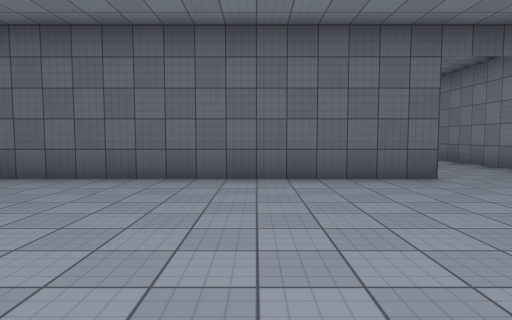
view 1 (above)

20 first-person views from a walk through a scene from a Unity 3-D project. The camera is 1.4 m above the floor, tilts 4° down and sees 75° across. The floor is counted in squares, 2 m on a side. Each view is taken from the middle of a square. On the plan, view 1 faces up. The plan holds only what a view shows up to about 10 squares ahead; the rest is blank. The place goes on beyond the plan. The player is left out. Surface patterns are stand-ins for the level's own textures.

view 2
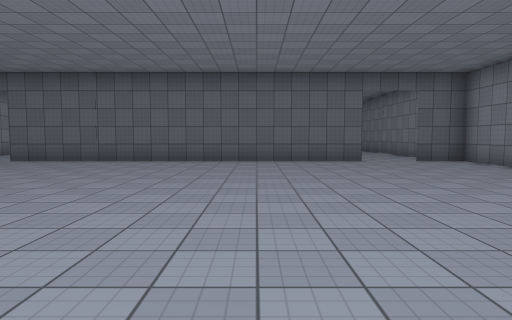

view 3
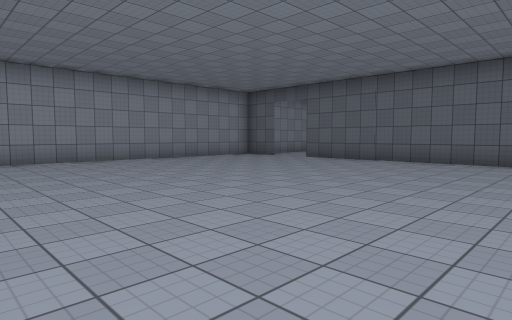

view 4
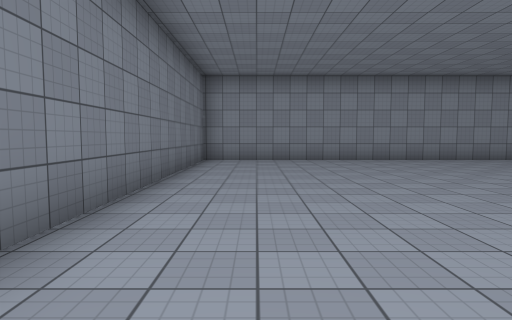

view 5
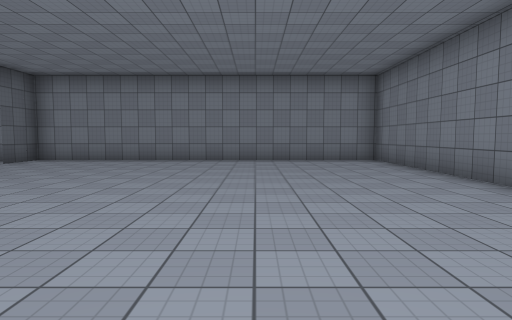

view 6
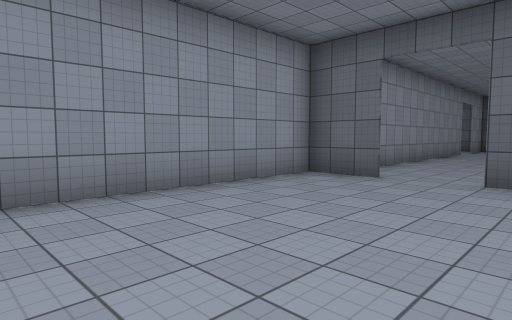

view 7
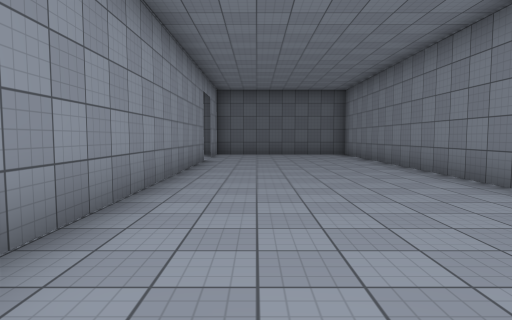

view 8
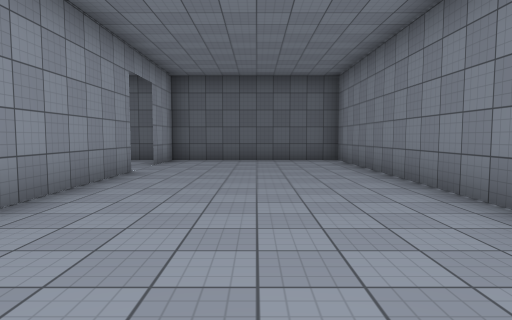

view 9
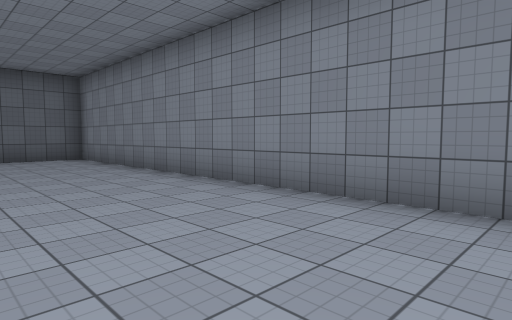

view 10
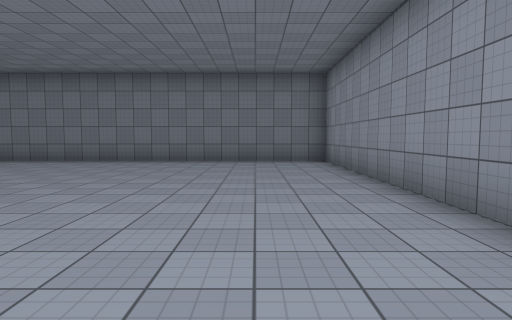

view 11
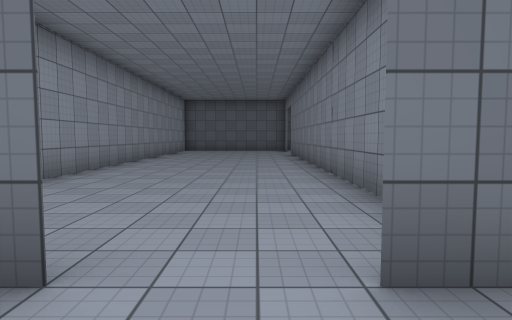

view 12
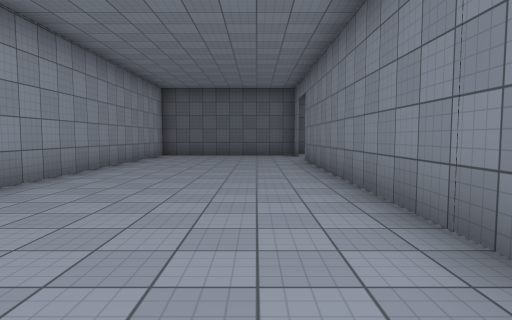

view 13
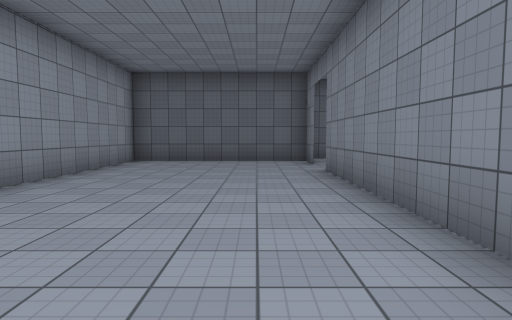

view 14
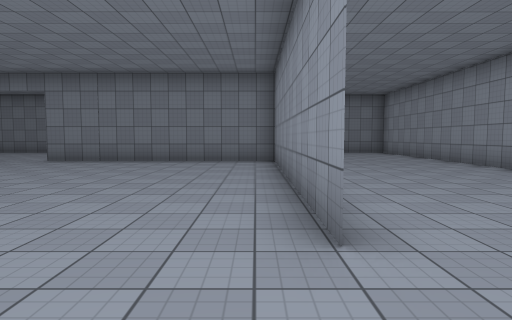

view 15
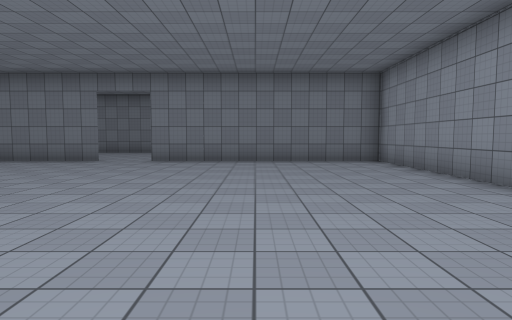

view 16
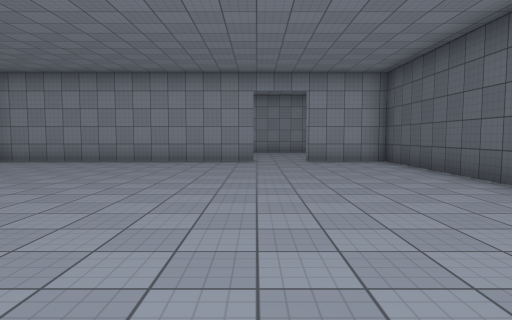

view 17
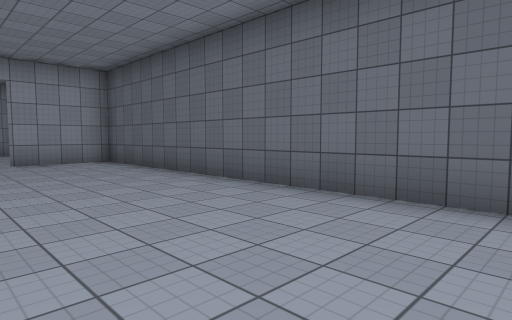

view 18
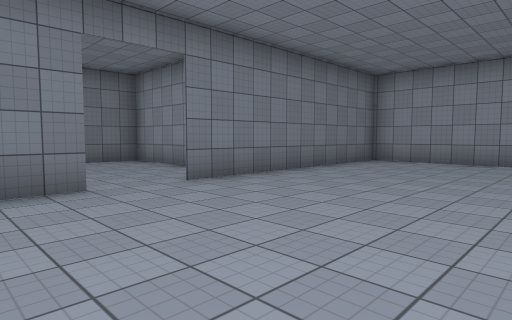

view 19
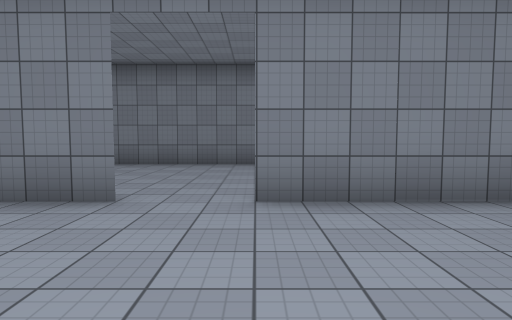

view 20
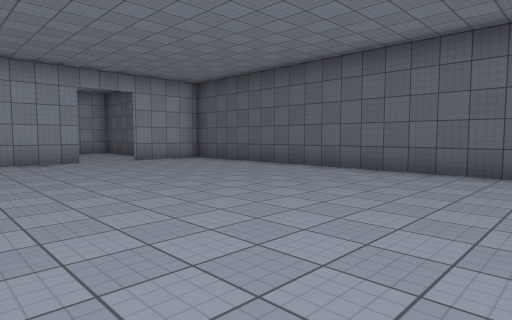

### Floor plan
Ten units are one square. View 1 is at (0, 0); x grows to the right and y downward. Boxes are objects, and circles mark ways between rooms. Rooms are numbered by the first view taken in them; rooms with no view inside come last. Other rooms are left out.
<svg viewBox="-113 -222 273 273">
<path fill="none" stroke="#000" d="M31 -55 -71 -55M-85 -55 -100 -55 -100 46 59 46 59 -55 45 -55M-45 -74 -45 -180 -108 -180M-95 -148 -95 -69M-95 -180 -95 -161M55 -194 55 -206 5 -206 5 -94M55 -61 55 -180M55 -180 55 -104 121 -104M135 -104 155 -104M146 -217 55 -217 55 -194"/>
<circle cx="-80" cy="-50" r="3" fill="#2a7"/>
<circle cx="40" cy="-60" r="3" fill="#2a7"/>
<circle cx="50" cy="-185" r="3" fill="#2a7"/>
<text x="-20" y="0">1</text>
<text x="-70" y="-110">2</text>
<text x="30" y="-130">3</text>
<text x="110" y="-160">4</text>
</svg>
Room 1 opens to room 2. Room 1 opens to room 3. Room 3 opens to room 4.

Where each view was taken, in squares from view 1:
view 1: 0 up, 0 right, facing up
view 2: 4 down, 0 right, facing up
view 3: 4 down, 0 right, facing up-left
view 4: 3 down, 0 right, facing left
view 5: 1 down, 4 left, facing right
view 6: 0 up, 6 left, facing up-left
view 7: 5 up, 8 left, facing up
view 8: 8 up, 7 left, facing up
view 9: 7 up, 8 left, facing up-right
view 10: 5 up, 8 left, facing down
view 11: 4 up, 4 right, facing up
view 12: 8 up, 4 right, facing up
view 13: 11 up, 4 right, facing up
view 14: 20 up, 6 right, facing down
view 15: 20 up, 9 right, facing down
view 16: 18 up, 15 right, facing left
view 17: 18 up, 15 right, facing up-left
view 18: 15 up, 15 right, facing down-left
view 19: 14 up, 12 right, facing down
view 20: 15 up, 15 right, facing up-left
